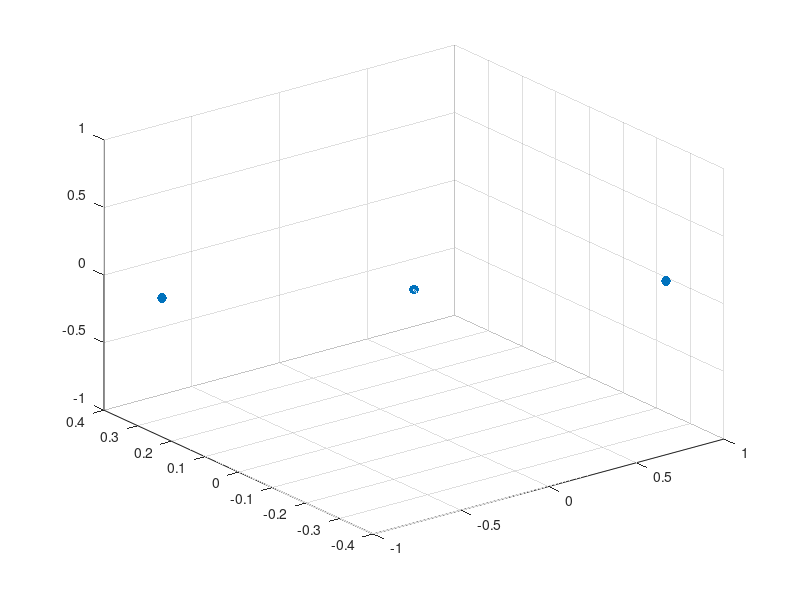

This figure's MATLAB source: (Note: this script raises an error after producing the figure.)
%% Setting up parameters
clear;clc
G = 6.674*10^-11;
n = 10;
spread = 5;
%G = 1;
dt = 0.01666666;
% Initial masses
m_1 = 1/G;
m_2 = 1/G;
m_3 = 1/G;
m = [m_1;m_2;m_3];
%m = (exp(rand(n,1).*3)).*1/G;
% Initial Positions
r_1 = [0.97000436 -0.24308753 0];
r_2 = -r_1;
r_3 = [0 0 0];
r = [r_1;r_2;r_3];
%r = rand(n,3).*spread-spread/2;
% Initial Velocities
rdot_1 = [0.93240737/2 0.86473146/2 0];
rdot_2 = [0.93240737/2 0.86473146/2 0];
rdot_3 = [-0.93240737 -0.86473146 0];
rdot = [rdot_1;rdot_2;rdot_3];
%rdot = rand(n,3).*2-1;
%% Setting up spacial plot
trl = quiver3(r(:,1),r(:,2),r(:,3),...
    dt.*rdot(:,1),dt.*rdot(:,2),dt.*rdot(:,3),0);
hold on
s = scatter3(r(:,1),r(:,2),r(:,3),m.*G.*50,'filled');
trl.ShowArrowHead = 'off';
%trl.LineStyle = 'none';
%trl.Marker = '.';
%trl.MarkerSize = 5;
ax = gca;
axis equal
ax.Clipping = 'off';
ax.Box = 'off';
axis([-1.5 1.5 -0.5 0.5 -0.5 0.5])
camproj('perspective')
cameratoolbar('SetMode','orbit')
%% Simulation Loop
rold = r;
rdotold = rdot;
while true
    r2dot = zeros(size(r,1),size(r,2));
    for i = 1:size(r,1)
        for j = 1:size(r,1)
            if j == i
            else
                r2dot(i,:) = r2dot(i,:) + (G*m(j).*(r(j,:)-r(i,:)))/(norm(r(j,:)-r(i,:))^3);
            end
        end
    end
    rdot = rdot + dt.*r2dot;
    r = r + dt.*rdot;
    %mold = cat(1,mold,m);
    
    rold = cat(1,rold,r);
    rdotold = cat(1,rdotold,rdot);
    if(size(rold,1) > size(r,1)*round(1/dt))
        rold = rold((end-size(r,1)*round(1/dt)):end,:);
        rdotold = rdotold((end-size(r,1)*round(1/dt)):end,:);
    end
%    rold(ones(size(rold,1),size(rold,2)).*(1:size(rold,1))' + round(1/dt) < 0) = [];
%    rdotold(ones(size(rold,1),size(rold,2)).*(1:size(rold,1))' + round(1/dt) < 0) = [];
    trl.XData = rold(:,1);
    trl.YData = rold(:,2);
    trl.ZData = rold(:,3);
    
    trl.UData = -dt.*rdotold(:,1);
    trl.VData = -dt.*rdotold(:,2);
    trl.WData = -dt.*rdotold(:,3);
    
    s.XData = r(:,1);
    s.YData = r(:,2);
    s.ZData = r(:,3);
    calcTime=toc;
    pause(max(dt-calcTime,0))
    tic
end
